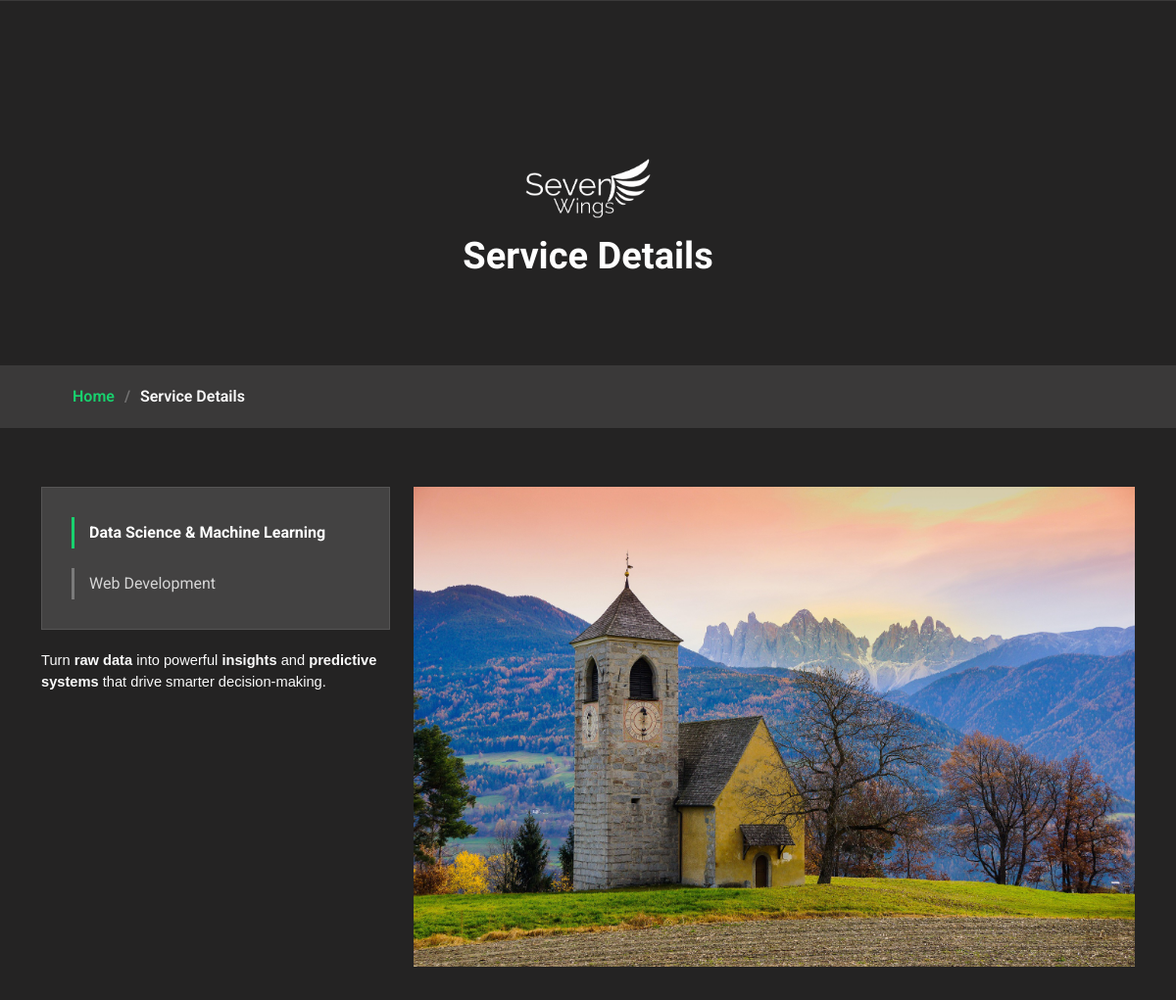
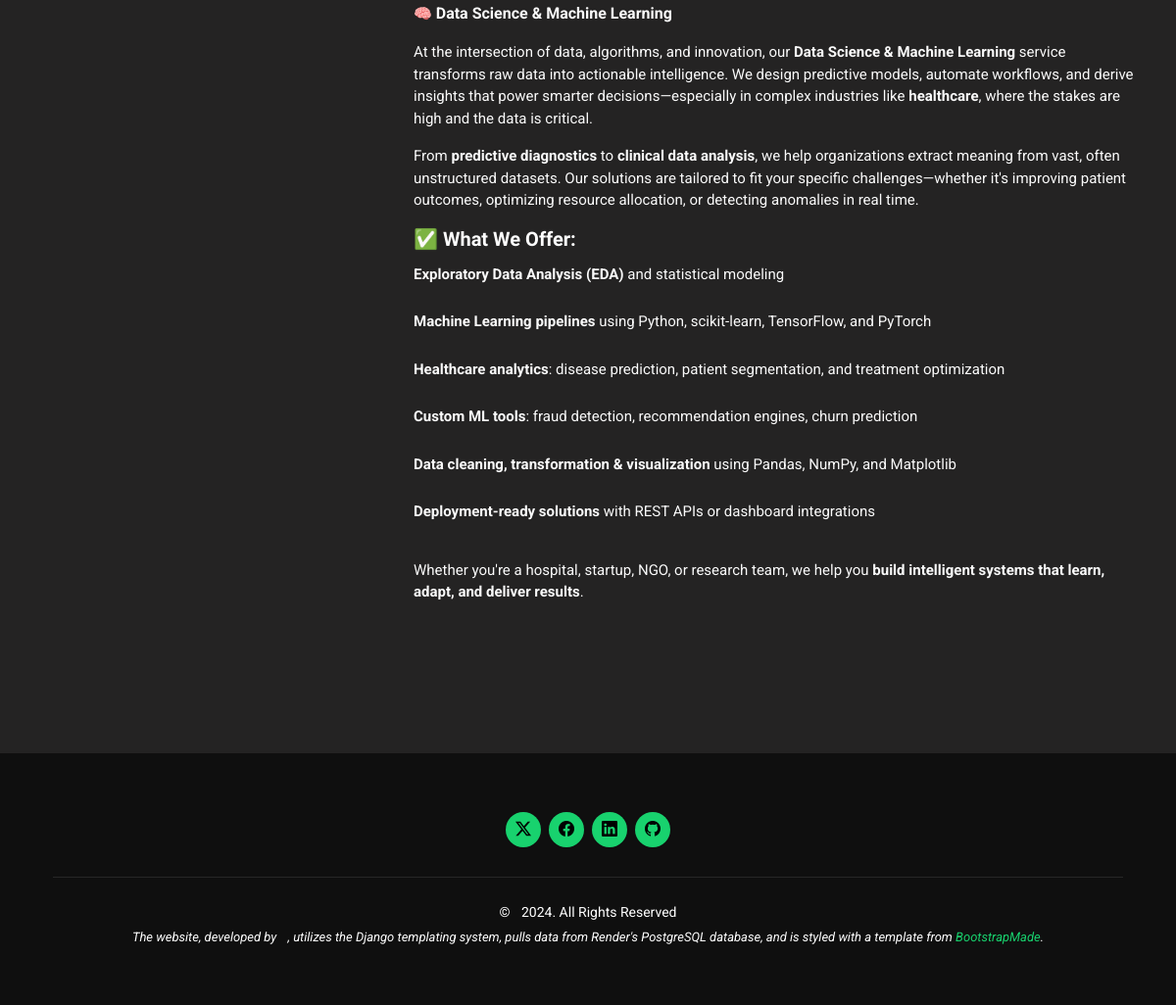
/service-detail/1/, run on the app's committed database (2 pictures, top to bottom).
### application/models.py (models this page shows, shortened)
class Service(models.Model):
    icon = models.CharField(max_length=60)
    title = models.CharField(max_length=60)
    image = models.ImageField(upload_to='service-images/', blank=True, null=True)
    description = RichTextField(blank=True, null=True)
    body = RichTextField(blank=True, null=True)

### application/views.py (the view)
# urls.py: path('service-detail/<int:service_id>/', views.service_detail, name="service_details"),
def service_detail(request, service_id):
    titles = Service.objects.all() # get titles
    service_detail = get_object_or_404(Service, id=service_id)
    context = {
        'service':service_detail,
        'titles':titles
    }
    return render(request, 'pages/service-details.html', context)

### templates/pages/service-details.html (shortened to what this page needs)
{% extends "const/base.html" %}
{% load static %}
{% block content %}
<main class="main">
    <div class="page-title" data-aos="fade">
      <div class="heading">
        <div class="container">
          <div class="row d-flex justify-content-center text-center">
            <div class="col-lg-8">
              <div class="brand-box" style="margin: auto; margin-bottom: 1rem">
                <a href="{% url 'index' %}">
                  <img
                    src="{% static 'assets/img/7wings-white.png' %}"
                    class=""
                    alt=""
                  />
                </a>
              </div>
              <h1>Service Details</h1>
            </div>
          </div>
        </div>
      </div>
      <nav class="breadcrumbs">
        <div class="container">
          <ol>
            <li><a href="/">Home</a></li>
            <li class="current">Service Details</li>
          </ol>
        </div>
      </nav>
    </div>
    <section id="service-details" class="service-details section">
      <div class="container">
        <div class="row gy-4">
          <div class="col-lg-4" data-aos="fade-up" data-aos-delay="100">
            <div class="services-list">
                {% for title in titles %}
                <a href="{% url 'service_details' service_id=title.id %}" {% if service.id == title.id %} class='active' {% endif %}>
                    {{title.title}}
                </a>
                {% endfor %}
            </div>
            <p>{{service.description|safe}}</p>
        </div>
        <div class="col-lg-8" data-aos="fade-up" data-aos-delay="200">
            <img src="{{service.image.url}}" alt="" class="img-fluid services-img">
            <div class="service-content">
              <p>{{service.body|safe}}</p>
            </div>
        </div>
      </div>
    </section>
</main>
{% endblock content %}

### static/assets/style.css (style rules this page uses)
.brand-box { width: 8rem; }
.brand-box img { width: 100%; height: 100%; }

### static/assets/reform.css (style rules this page uses)
:root { --default-font: "Roboto", system-ui, -apple-system, "Segoe UI", Roboto, "Helvetica Neue", Arial, "Noto Sans", "Liberation Sans", sans-serif, "Apple Color Emoji", "Segoe UI Emoji", "Segoe UI Symbol", "Noto Color Emoji"; --heading-font: "Raleway", sans-serif; --nav-font: "Poppins", sans-serif; }
:root { --background-color: #242323; --default-color: #fafafa; --heading-color: #ffffff; --accent-color: #18d26e; --surface-color: #434242; --contrast-color: #000000; }
:root { --nav-color: #fafafa; --nav-hover-color: #18d26e; --nav-mobile-background-color: #1a1a1a; --nav-dropdown-background-color: #1a1a1a; --nav-dropdown-color: #fafafa; --nav-dropdown-hover-color: #18d26e; }
:root { scroll-behavior: smooth; }
body { color: var(--default-color); background-color: var(--background-color); font-family: var(--default-font); }
a { color: var(--accent-color); text-decoration: none; transition: 0.3s; }
h1, h2, h3, h4, h5, h6 { color: var(--heading-color); font-family: var(--heading-font); }
.page-title { color: var(--default-color); background-color: var(--background-color); position: relative; }
.page-title .heading { padding: 160px 0 80px 0; border-top: 1px solid color-mix(in srgb, var(--default-color), transparent 90%); }
.page-title .heading h1 { font-size: 38px; font-weight: 700; }
.page-title nav { background-color: color-mix(in srgb, var(--default-color), transparent 90%); padding: 20px 0; }
.page-title nav ol { display: flex; flex-wrap: wrap; list-style: none; margin: 0; font-size: 16px; font-weight: 600; }
.page-title nav ol li+li { padding-left: 10px; }
.page-title nav ol li+li::before { content: "/"; display: inline-block; padding-right: 10px; color: color-mix(in srgb, var(--default-color), transparent 70%); }
section, .section { color: var(--default-color); background-color: var(--background-color); padding: 60px 0; scroll-margin-top: 100px; overflow: clip; }
.service-details .services-list { background-color: var(--surface-color); padding: 10px 30px; border: 1px solid color-mix(in srgb, var(--default-color), transparent 90%); margin-bottom: 20px; }
.service-details .services-list a { display: block; line-height: 1; padding: 8px 0 8px 15px; border-left: 3px solid color-mix(in srgb, var(--default-color), transparent 70%); margin: 20px 0; color: color-mix(in srgb, var(--default-color), transparent 20%); transition: 0.3s; }
.service-details .services-list a.active { color: var(--heading-color); font-weight: 700; border-color: var(--accent-color); }
.service-details .services-img { margin-bottom: 20px; }
.service-details h4 { font-size: 20px; font-weight: 700; }
.service-details p { font-size: 15px; }
.service-details ul { list-style: none; padding: 0; font-size: 15px; }
.service-details ul li { padding: 5px 0; display: flex; align-items: center; }

### data on the page
Service: title "Data Science & Machine Learning", description "Turn raw data into powerful insights and predictive systems that drive smarter decision-making.", image (picture), body "🧠 Data Science & Machine Learning At the intersection of data, algorithms, and innovation, our Data Science & Machine Learning service transforms raw data into actionable intelligence. We design predictive models, automate workflows, and derive insights that power smarter decisions—especially in complex industries like healthcare , where the stakes are high and the data is critical. From predictive diagnostics to clinical data analysis , we help organizations extract meaning from vast, often unstructured datasets. Our solutions are tailored to fit your specific challenges—whether it's improving patient outcomes, optimizing resource allocation, or detecting anomalies in real time. ✅ What We…"
Service: title "Web Development"
